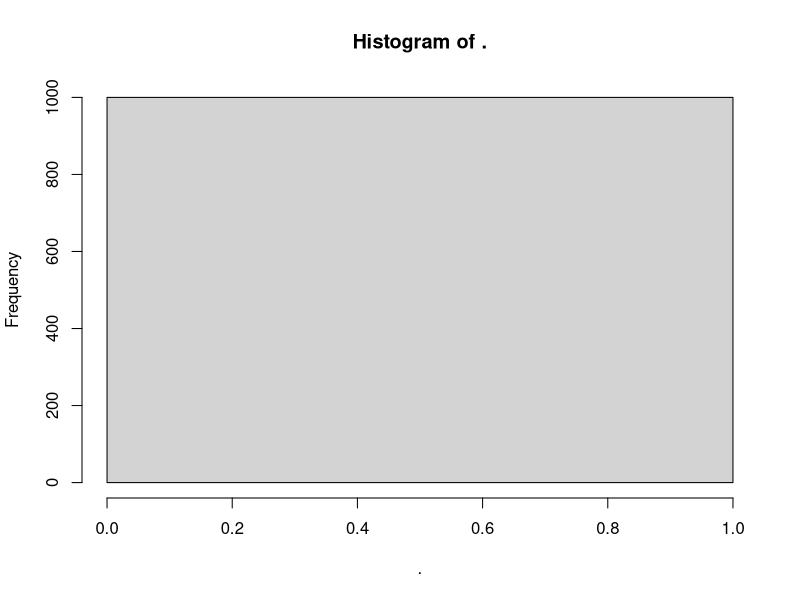
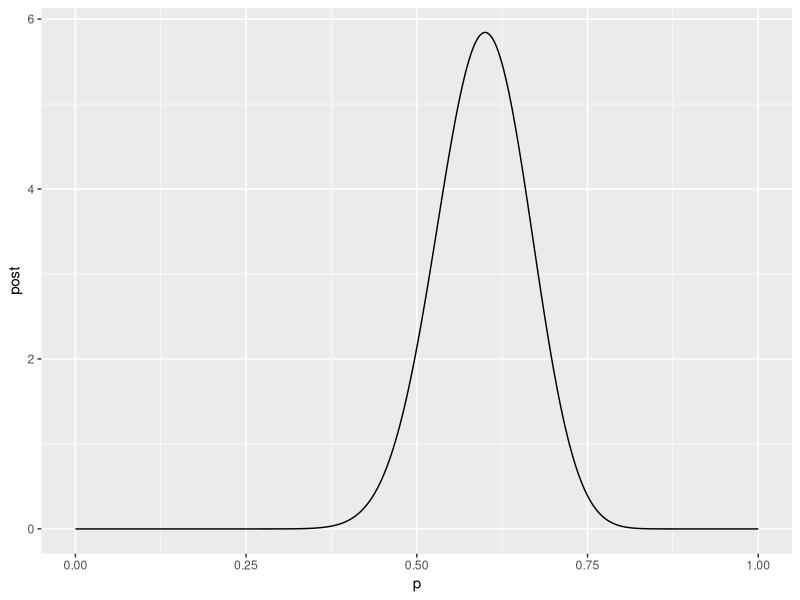
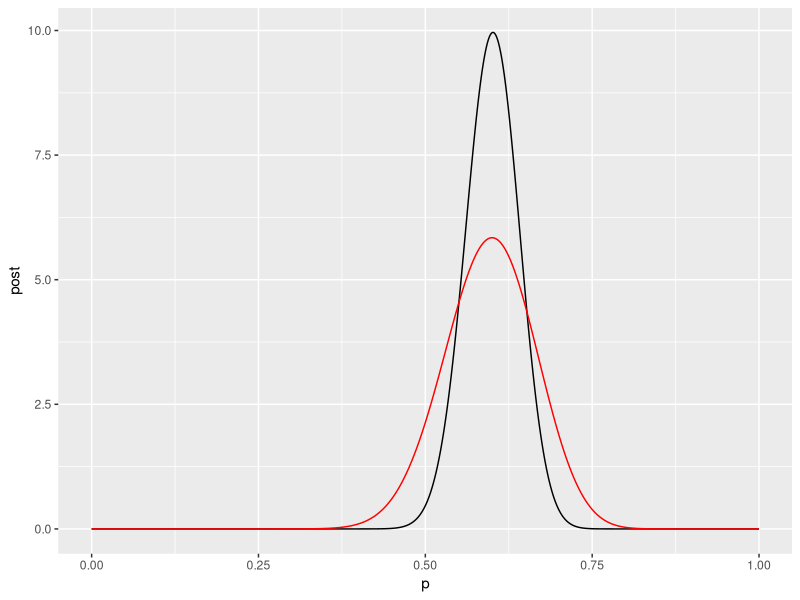

Reproduce these figures in R, in order.
## ---- chunk 1
library(tidyverse)
success_prob = 0.5
data = 50

# Domain
theta_range = seq(0, 1, length.out = 1000)

# Prior
a = 1
b = 1
prior = dbeta(x = theta_range, shape1 = a, shape2 = b)
## ---- chunk 2
prior %>% hist
## ---- chunk 3
a<-1
b<-1
n<-50
x<-30
p<-seq(0,1,0.001)
prior<-dbeta(p,a,b)
post<-dbeta(p,a+x,b+n-x)

p1 <- data.frame(
  p = p, 
  post = post
) 
p1 %>% 
  ggplot(aes(x = p, y = post))+
  geom_line()
## ---- chunk 4
a<-60
b<-40
n<-50
x<-30
p<-seq(0,1,0.001)
prior<-dbeta(p,a,b)
post<-dbeta(p,a+x,b+n-x)

data.frame(
  p = p, 
  post = post
) %>% 
  ggplot(aes(x = p, y = post))+
  geom_line()+
  geom_line(data = p1, aes(x = p, y = post), color = "red")
